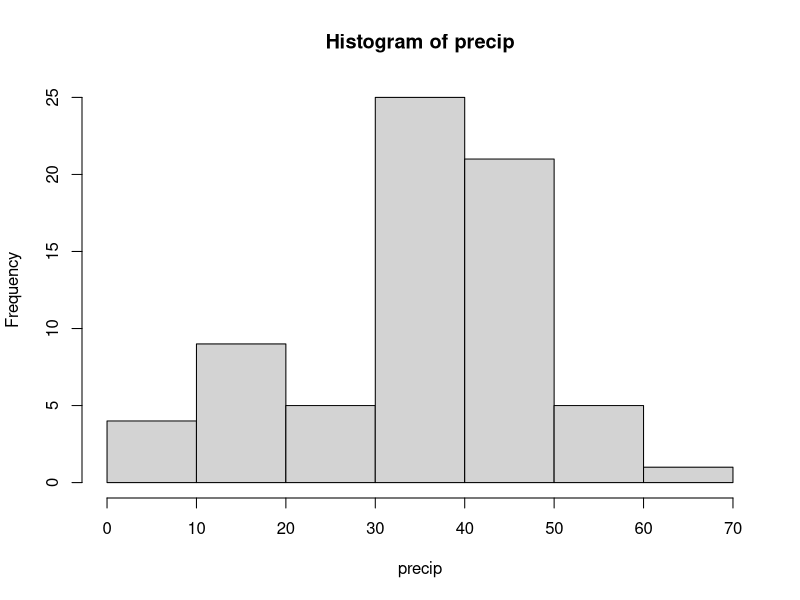
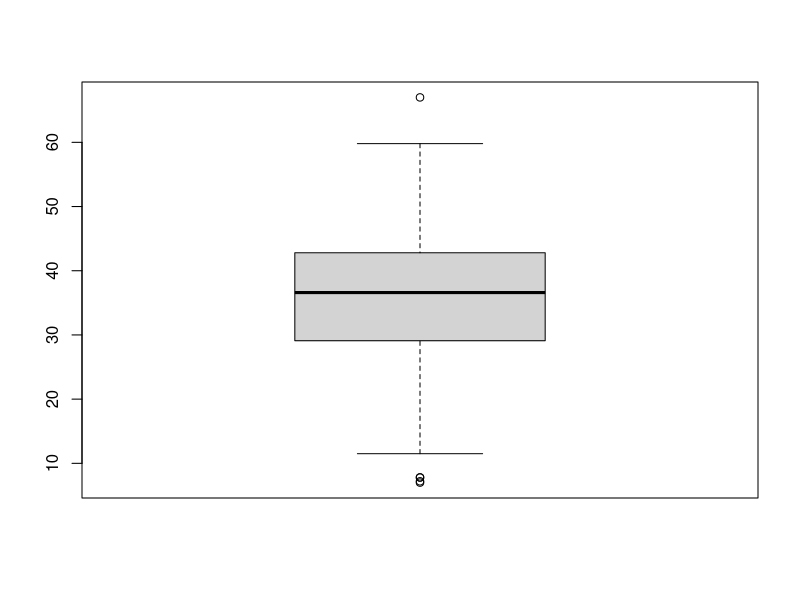

The R source for these figures, in order:
## ---- chunk 1
help("precip")
precip
## ---- chunk 2
mean(precip)
median(precip)
## ---- chunk 3
var(precip)
sd(precip)
## ---- chunk 4
diff(range(precip))
## ---- chunk 5
IQR(precip)
unname(diff(fivenum(precip)[c(2, 4)]))
## ---- chunk 6
mean(abs(precip - mean(precip)))
mean(abs(precip - median(precip)))
## ---- chunk 7
precip[startsWith(names(precip), "M")]
## ---- chunk 8
precip_mean <- mean(precip)
names(precip[precip == precip_mean])
## ---- chunk 9
precip_median <- median(precip)
for (i in seq_along(precip)){
  if (abs(precip[i] - precip_median) < 0.5){
    print(names(precip[i]))
  }
}
## ---- chunk 10
precip_median <- median(precip)
names(precip[abs(precip - precip_median) < 0.5])
## ---- chunk 11
names(which.min(precip))
names(which.max(precip))
## ---- chunk 12
sum(precip > mean(precip))
## ---- chunk 13
third_quartile <- fivenum(precip)[4]
for (i in seq_along(precip)){
  if (precip[i] > third_quartile){
    print(names(precip[i]))
  }
}
## ---- chunk 14
third_quartile <- fivenum(precip)[4]
names(precip[precip > third_quartile])
## ---- chunk 15
first_quartile <- fivenum(precip)[2]
for (i in seq_along(precip)){
  if (precip[i] < first_quartile){
    print(names(precip[i]))
  }
}
## ---- chunk 16
first_quartile <- fivenum(precip)[2]
names(precip[precip < first_quartile])
## ---- chunk 17
hist(precip)
## ---- chunk 18
boxplot(precip)
